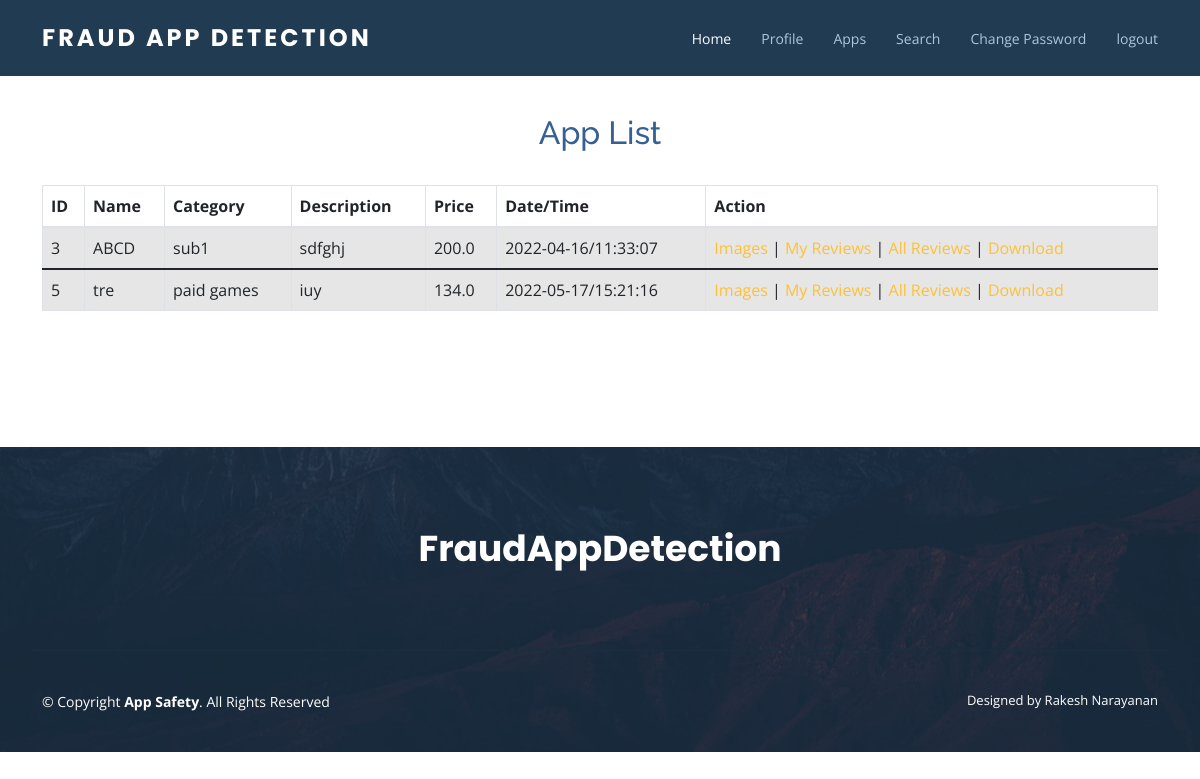
/user_product_master_view, run on the app's committed database.
### myapp/models.py (models this page shows, shortened)
class product_master(models.Model):
    product_name = models.CharField(max_length=150)
    company_details_id = models.IntegerField()
    sub_category_master_id = models.IntegerField()
    product_descp = models.CharField(max_length=500)
    product_price = models.FloatField()
    dt = models.CharField(max_length=50)
    tm = models.CharField(max_length=50)
    status = models.CharField(max_length=50)

class sub_category_master(models.Model):
    sub_category_name = models.CharField(max_length=350)
    category_master_id = models.IntegerField()

### myapp/views.py (the view)
# urls.py: path('user_product_master_view', views.user_product_master_view, name='user_product_master_view'),
def user_product_master_view(request):
    pm_l = product_master.objects.all()
    scm_l = sub_category_master.objects.all()
    scmd = {}
    for scm in scm_l:
        scmd[scm.id] = scm.sub_category_name
    context = {'product_list': pm_l, 'subcategory_list': scmd, 'msg': ''}
    return render(request, 'myapp/user_product_master_view.html', context)

### myapp/templates/myapp/user_product_master_view.html (shortened to what this page needs)
{% extends 'myapp/user_base.html' %}
{% load static %}
{% block body %}
<center>
    <h2><font color="#366092"><br>App List</font></h2>
<div class="container">
    <form name="frm"  role="form" action="" method="post">
         <br><table class="table table-striped table-bordered">
        <thead>
             <tr>
            <th>ID</th>
            <th>Name</th>
            <th>Category</th>
            <th>Description</th>
            <th>Price</th>
            <th>Date/Time</th>
            <th>Action</th>
        </tr>
             </thead>
        {% for p in product_list %}
        <tbody>
             <tr class="info ">
            <td>{{ p.id }}</td>
           <td>{{ p.product_name }}</td>
            {% for k,value in subcategory_list.items %}
				{% if k == p.sub_category_master_id %}
					<td>{{ value }}</td>
				{% endif %}
			{% endfor %}
            <td>{{ p.product_descp }}</td>
            <td>{{ p.product_price }}</td>
            <td>{{ p.dt }}/{{ p.tm }}</td>
            <td>
                <a href="../user_product_pic_view?product_master_id={{p.id}}">Images</a> |
                <a href="../user_product_review_view?product_master_id={{p.id}}">My Reviews</a> |
                <a href="../user_product_allreview_view?product_master_id={{p.id}}">All Reviews</a> |
                <a href="../static/myapp/media/{{ p.status }}" >Download</a>
            </td>
        </tr>
             </tbody>
        {% endfor %}
        </table>
        <br/>
    </form>
</div>
</center>
{% endblock %}

### myapp/static/myapp/assets/css/style.css (style rules this page uses)
body { font-family: "Open Sans", sans-serif; color: #444444; }
a { color: #fdc134; text-decoration: none; }
h1, h2, h3, h4, h5, h6 { font-family: "Raleway", sans-serif; }

### data on the page
product_master: id "3", product_name "ABCD", product_descp "sdfghj", product_price "200.0", dt "2022-04-16", tm "11:33:07"
sub_category_master: subcategory_list "sub1"
product_master: id "5", product_name "tre", product_descp "iuy", product_price "134.0", dt "2022-05-17", tm "15:21:16"
sub_category_master: subcategory_list "paid games"
